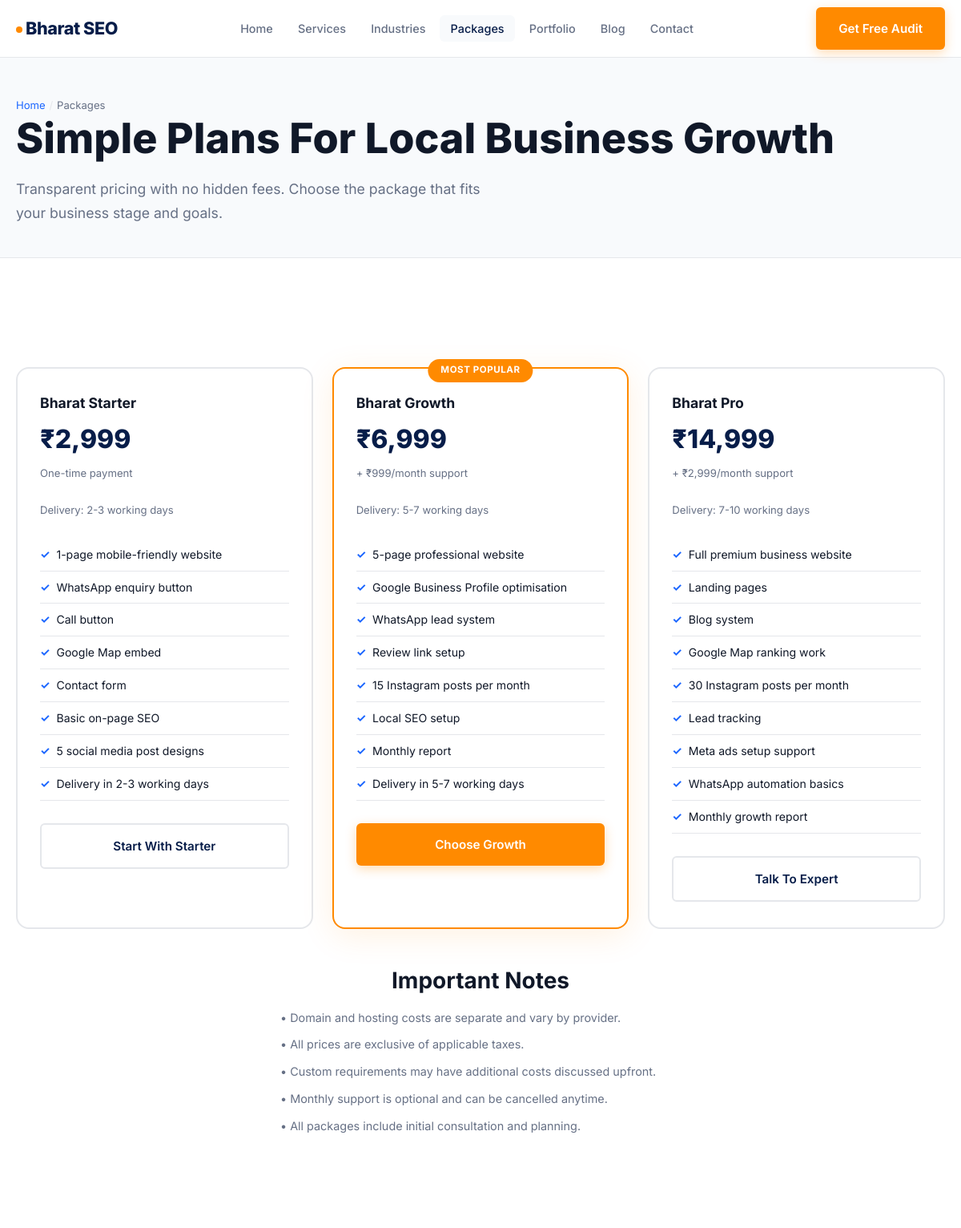
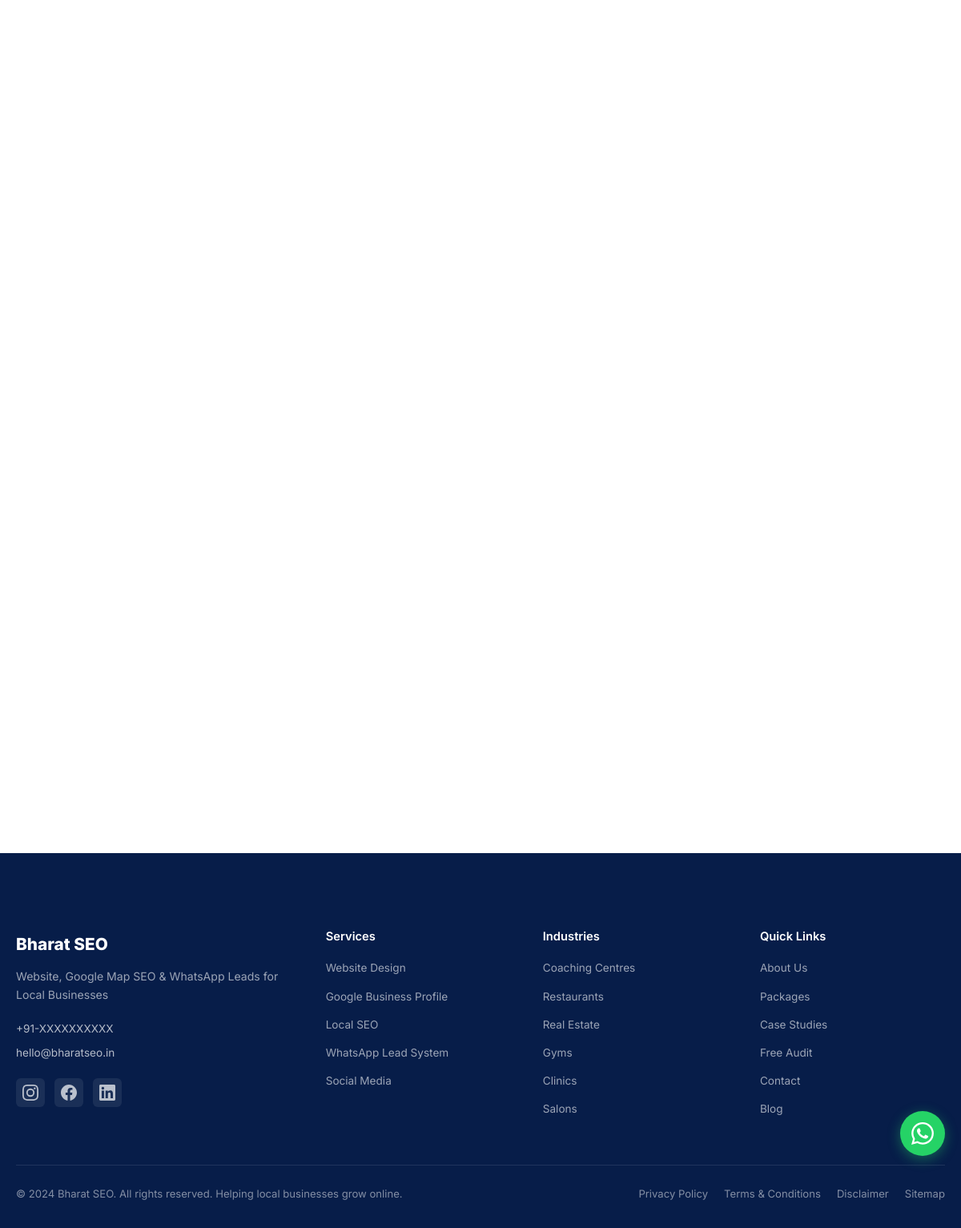
Page /packages on the committed database (2 pictures, top to bottom).
### tables this page shows
CREATE TABLE `packages` (
  `id` INT UNSIGNED AUTO_INCREMENT PRIMARY KEY,
  `package_name` VARCHAR(200) NOT NULL,
  `price` DECIMAL(10,2) NOT NULL DEFAULT 0,
  `monthly_price` DECIMAL(10,2) DEFAULT NULL,
  `features` TEXT DEFAULT NULL,
  `delivery_time` VARCHAR(100) DEFAULT NULL,
  `is_highlighted` TINYINT(1) DEFAULT 0,
  `cta_text` VARCHAR(200) DEFAULT 'Get Started',
  `sort_order` INT DEFAULT 0,
  `is_active` TINYINT(1) DEFAULT 1,
  `created_at` DATETIME DEFAULT CURRENT_TIMESTAMP,
  `updated_at` DATETIME DEFAULT CURRENT_TIMESTAMP ON UPDATE CURRENT_TIMESTAMP
);

### includes/db.php (called while the page is built, shortened)
<?php
function getDB(): PDO {
    static $pdo = null;
    if ($pdo === null) {
        try {
            $dsn = "mysql:host=" . DB_HOST . ";dbname=" . DB_NAME . ";charset=" . DB_CHARSET;
            $pdo = new PDO($dsn, DB_USER, DB_PASS, [
                PDO::ATTR_ERRMODE => PDO::ERRMODE_EXCEPTION,
                PDO::ATTR_DEFAULT_FETCH_MODE => PDO::FETCH_ASSOC,
                PDO::ATTR_EMULATE_PREPARES => false,
            ]);
        } catch (PDOException $e) {
            error_log("Database connection failed: " . $e->getMessage());
            die("Database connection error. Please check configuration.");
        }
    }
    return $pdo;
}
function getSetting(string $key, string $default = ''): string {
    static $settings = null;
    if ($settings === null) {
        $settings = [];
        try {
            $stmt = getDB()->query("SELECT setting_key, setting_value FROM site_settings");
            while ($row = $stmt->fetch()) {
                $settings[$row['setting_key']] = $row['setting_value'] ?? '';
            }
        } catch (PDOException $e) {
            return $default;
        }
    }
    return $settings[$key] ?? $default;
}

### includes/functions.php (called while the page is built, shortened)
<?php
function sanitize(string $input): string {
    return htmlspecialchars(trim($input), ENT_QUOTES, 'UTF-8');
}
function formatPrice(float $price): string {
    return '₹' . number_format($price, 0);
}
function jsonDecode(string $json): array {
    $data = json_decode($json, true);
    return is_array($data) ? $data : [];
}

### pages/packages.php (the view, shortened to what this page needs)
<?php
$packages = getDB()->query("SELECT * FROM packages WHERE is_active = 1 ORDER BY sort_order ASC")->fetchAll();
$whatsappClean = preg_replace('/[^0-9]/', '', getSetting('whatsapp'));
require_once __DIR__ . '/../includes/header.php';
?>
<section class="page-header">
    <div class="container">
        <nav class="breadcrumb-list" aria-label="Breadcrumb">
            <a href="/">Home</a><span class="breadcrumb-sep">/</span><span>Packages</span>
        </nav>
        <h1>Simple Plans For Local Business Growth</h1>
        <p>Transparent pricing with no hidden fees. Choose the package that fits your business stage and goals.</p>
    </div>
</section>
<section class="section fade-up">
    <div class="container">
        <div class="packages-grid">
            <?php foreach ($packages as $pkg): ?>
            <div class="package-card <?= $pkg['is_highlighted'] ? 'highlighted' : '' ?>">
                <?php if ($pkg['is_highlighted']): ?>
                <span class="package-badge">Most Popular</span>
                <?php endif; ?>
                <h2 class="package-name"><?= sanitize($pkg['package_name']) ?></h2>
                <div class="package-price"><?= formatPrice($pkg['price']) ?></div>
                <?php if ($pkg['monthly_price']): ?>
                <div class="package-monthly">+ <?= formatPrice($pkg['monthly_price']) ?>/month support</div>
                <?php else: ?>
                <div class="package-monthly">One-time payment</div>
                <?php endif; ?>
                <?php if ($pkg['delivery_time']): ?>
                <p style="font-size: 0.82rem; color: var(--color-muted); margin-bottom: 1.5rem;">Delivery: <?= sanitize($pkg['delivery_time']) ?></p>
                <?php endif; ?>
                <ul class="package-features">
                    <?php foreach (jsonDecode($pkg['features']) as $feature): ?>
                    <li><?= sanitize($feature) ?></li>
                    <?php endforeach; ?>
                </ul>
                <a href="https://wa.me/<?= $whatsappClean ?>?text=Hi%2C%20I%20am%20interested%20in%20the%20<?= urlencode($pkg['package_name']) ?>%20package." target="_blank" class="btn <?= $pkg['is_highlighted'] ? 'btn-primary' : 'btn-secondary' ?>"><?= sanitize($pkg['cta_text']) ?></a>
            </div>
            <?php endforeach; ?>
        </div>
        <div style="max-width: 700px; margin: 3rem auto 0; text-align: center;">
            <h3 style="margin-bottom: 1rem;">Important Notes</h3>
            <ul style="color: var(--color-muted); font-size: 0.9rem; line-height: 1.8; text-align: left; max-width: 500px; margin: 0 auto;">
                <li style="margin-bottom: 0.5rem;">• Domain and hosting costs are separate and vary by provider.</li>
                <li style="margin-bottom: 0.5rem;">• All prices are exclusive of applicable taxes.</li>
                <li style="margin-bottom: 0.5rem;">• Custom requirements may have additional costs discussed upfront.</li>
                <li style="margin-bottom: 0.5rem;">• Monthly support is optional and can be cancelled anytime.</li>
                <li>• All packages include initial consultation and planning.</li>
            </ul>
        </div>
    </div>
</section>
<?php require_once __DIR__ . '/../includes/footer.php'; ?>

### assets/css/style.css (style rules this page uses)
:root { --color-primary: #071D49; --color-secondary: #FF8A00; --color-accent: #1B66FF; --color-white: #F8FAFC; --color-dark: #101828; --color-muted: #667085; --color-border: #E5E7EB; --color-surface: #FFFFFF; --color-bg: #F8FAFC; --font-main: 'Inter', -apple-system, BlinkMacSystemFont, sans-serif; --fw-regular: 400; --fw-medium: 500; --fw-semibold: 600; --fw-bold: 700; --fw-extrabold: 800; --space-xs: 0.25rem; --space-sm: 0.5rem; --space-md: 1rem; --space-lg: 1.5rem; --space-xl: 2rem; --space-2xl: 3rem; --space-3xl: 4rem; --space-4xl: 6rem; --space-5xl: 8rem; --radius-sm: 6px; --radius-md: 10px; --radius-lg: 16px; --radius-xl: 24px; --shadow-sm: 0 1px 3px rgba(0,0,0,0.08); --shadow-md: 0 4px 12px rgba(0,0,0,0.1); --shadow-lg: 0 12px 40px rgba(0,0,0,0.12); --shadow-xl: 0 20px 60px rgba(0,0,0,0.15); --transition: 0.3s cubic-bezier(0.4, 0, 0.2, 1); --container-max: 1200px; --header-height: 72px; }
*, *::before, *::after { box-sizing: border-box; margin: 0; padding: 0; }
html { scroll-behavior: smooth; -webkit-text-size-adjust: 100%; }
body { font-family: var(--font-main); font-size: 16px; line-height: 1.7; color: var(--color-dark); background: var(--color-surface); -webkit-font-smoothing: antialiased; -moz-osx-font-smoothing: grayscale; overflow-x: hidden; }
a { color: inherit; text-decoration: none; transition: var(--transition); }
ul, ol { list-style: none; }
.container { width: 100%; max-width: var(--container-max); margin: 0 auto; padding: 0 1.25rem; }
h1, h2, h3, h4, h5, h6 { font-weight: var(--fw-bold); line-height: 1.2; color: var(--color-dark); }
h1 { font-size: clamp(2rem, 5vw, 3.25rem); font-weight: var(--fw-extrabold); }
h2 { font-size: clamp(1.75rem, 4vw, 2.5rem); }
h3 { font-size: clamp(1.25rem, 3vw, 1.75rem); }
.btn { display: inline-flex; align-items: center; justify-content: center; gap: 0.5rem; padding: 0.85rem 1.75rem; font-weight: var(--fw-semibold); font-size: 0.95rem; border-radius: var(--radius-sm); transition: var(--transition); white-space: nowrap; text-align: center; }
.btn-primary { background: var(--color-secondary); color: white; box-shadow: 0 4px 14px rgba(255, 138, 0, 0.3); }
.btn-secondary { background: transparent; color: var(--color-primary); border: 2px solid var(--color-border); }
.section { padding: var(--space-4xl) 0; }
.packages-grid { display: grid; grid-template-columns: 1fr; gap: 1.5rem; margin-top: 2.5rem; }
@media (min-width: 768px) { .packages-grid { grid-template-columns: repeat(3, 1fr); } }
.package-card { background: white; border: 2px solid var(--color-border); border-radius: var(--radius-lg); padding: 2rem 1.75rem; position: relative; transition: var(--transition); }
.package-card.highlighted { border-color: var(--color-secondary); box-shadow: 0 8px 40px rgba(255, 138, 0, 0.12); }
.package-badge { position: absolute; top: -12px; left: 50%; transform: translateX(-50%); background: var(--color-secondary); color: white; font-size: 0.72rem; font-weight: var(--fw-bold); padding: 0.3rem 1rem; border-radius: 20px; text-transform: uppercase; letter-spacing: 0.05em; }
.package-name { font-size: 1.1rem; font-weight: var(--fw-bold); margin-bottom: 0.5rem; }
.package-price { font-size: 2rem; font-weight: var(--fw-extrabold); color: var(--color-primary); margin-bottom: 0.25rem; }
.package-monthly { font-size: 0.82rem; color: var(--color-muted); margin-bottom: 1.5rem; }
.package-features { margin-bottom: 1.75rem; }
.package-features li { font-size: 0.88rem; padding: 0.5rem 0; border-bottom: 1px solid var(--color-border); display: flex; align-items: flex-start; gap: 0.5rem; }
.package-features li::before { content: '✓'; color: var(--color-accent); font-weight: var(--fw-bold); flex-shrink: 0; }
.package-card .btn { width: 100%; }
.breadcrumb-list { display: flex; align-items: center; flex-wrap: wrap; gap: 0.3rem; font-size: 0.82rem; color: var(--color-muted); }
.breadcrumb-list a { color: var(--color-accent); }
.breadcrumb-sep { color: var(--color-border); }
.page-header { padding: calc(var(--header-height) + 3rem) 0 2.5rem; background: var(--color-bg); border-bottom: 1px solid var(--color-border); }
.page-header h1 { margin-bottom: var(--space-md); }
.page-header p { font-size: 1.1rem; color: var(--color-muted); max-width: 600px; line-height: 1.7; }
.fade-up { opacity: 0; transform: translateY(30px); transition: opacity 0.6s ease, transform 0.6s ease; }
.fade-up.visible { opacity: 1; transform: translateY(0); }

### rows in the picture
packages: package_name "Bharat Starter", price "₹2,999", shows "One-time payment", delivery_time "2-3 working days", features "1-page mobile-friendly website", features "WhatsApp enquiry button", features "Call button", features "Google Map embed", features "Contact form", features "Basic on-page SEO", features "5 social media post designs", features "Delivery in 2-3 working days", cta_text "Start With Starter"
packages: is_highlighted "MOST POPULAR", package_name "Bharat Growth", price "₹6,999", monthly_price "₹999", delivery_time "5-7 working days", features "5-page professional website", features "Google Business Profile optimisation", features "WhatsApp lead system", features "Review link setup", features "15 Instagram posts per month", features "Local SEO setup", features "Monthly report", features "Delivery in 5-7 working days", cta_text "Choose Growth"
packages: package_name "Bharat Pro", price "₹14,999", monthly_price "₹2,999", delivery_time "7-10 working days", features "Full premium business website", features "Landing pages", features "Blog system", features "Google Map ranking work", features "30 Instagram posts per month", features "Lead tracking", features "Meta ads setup support", features "WhatsApp automation basics", features "Monthly growth report", cta_text "Talk To Expert"

### other values in the picture
$agencyName "Bharat SEO"
getSetting('agency_name', 'Bharat SEO') "Bharat SEO"
getSetting('phone') "+91-XXXXXXXXXX"
getSetting('email') "hello@bharatseo.in"
